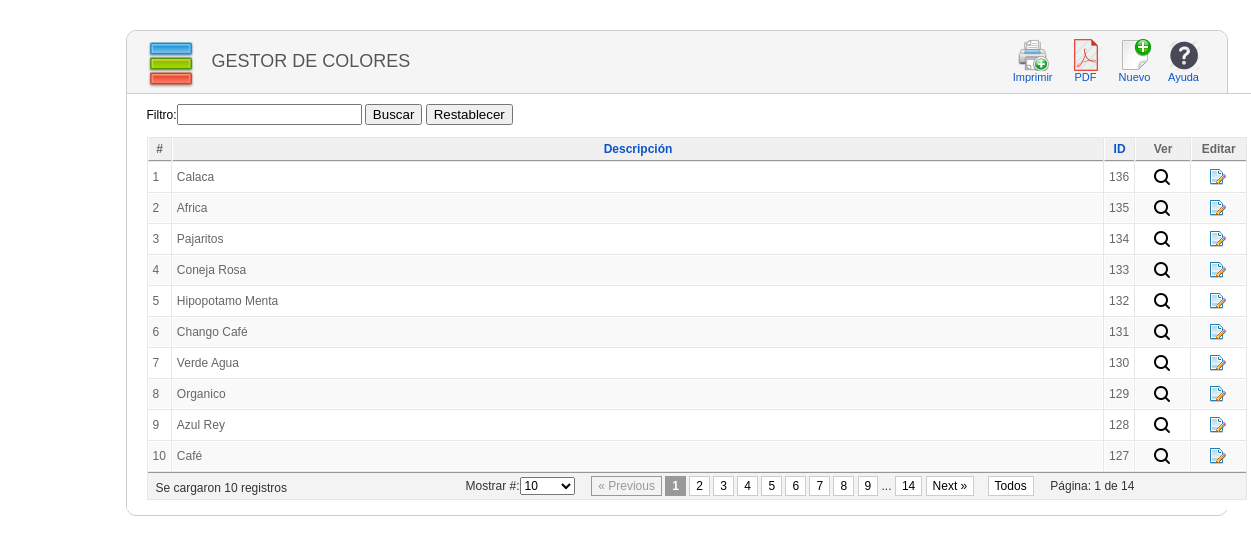
The page /color/index.php (signed in) on the database its author committed.
### tables this page shows
CREATE TABLE `color` (
  `IdColor` int(11) NOT NULL,
  `Descripcion` varchar(100) NOT NULL
);

### clases/clsColor.php (called while the page is built, shortened)
<?php
include_once("clsConexion.php");
class clsColor{
function consultarTotalColors(){
   $con = new clsConexion;
   if($con->conectarse()==true){
     $query = "CALL SP_S_ColorCantidadTotal()";
	 $result = @mysql_query($query);
	 if (!$result)
	   return false;
	 else
	   return $result;
   }
 }
 function consultarColorPorParametro($criterio,$busqueda,$limite){
   $con = new clsConexion;
   if($con->conectarse()==true){
     $query = "CALL SP_S_ColorPorParametro('$criterio','$busqueda','$limite')";
	 $result = @mysql_query($query);
	 if (!$result)
	   return false .mysql_error();
	 else
	   return $result;
   }
 }
}
?>

### clases/clsConexion.php (called while the page is built, shortened)
<?php
class clsConexion{
	 function conectarse() {
		   return true;
	 }
}
?>

### color/index.php (the view, shortened to what this page needs)
<html>
<head>
<link href="../css/general.css" rel="stylesheet" type="text/css">
<link href="../css/Imagenes.css" rel="stylesheet" type="text/css">
<link href="../css/paginator.css" rel="stylesheet" type="text/css">
</head>
<body>
<?php
    if(isset($_SESSION["usuario"])){
?>
<div class="wrapper">
<div class="block">
    <div class="block_head">
    	<div class="imagen_head"><img src="../img/Iconfinder/category.png" width="48" height="48"></div>
    	<div class="titulo_head">Gestor de Colores</div>
        <div class="toolbar" id="toolbar">
            <table class="toolbar">
            	<tbody>
                	<tr>
                    <td>
                      <button type="submit" class="button" onClick="enviarPrinter();">
                   <span class="Imprimir" title="Imprimir">
                        </span>
                        Imprimir
          			</button>
                    </td>
                    <td>
<button type="submit" class="button" onClick="enviarPDF();">
                   <span style="background-image:url(../img/Iconfinder/PDF2.png);" title="Convertir a PDF">
                        </span>
                        PDF
          			</button>
                    </td>
                    <td>
                        <a href="registrar_color.php" class="toolbar">
                        <span class="NuevoOtros" title="Nuevo">
                        </span>
                        Nuevo
                        </a>
                    </td>
                    <td>
                        <a href="#" class="toolbar">
                        <span class="Ayuda" title="Ayuda">
                        </span>
                        Ayuda
                        </a>
                    </td>
                    </tr>
            	</tbody>
            </table>
        </div>
    </div>
    <div class="block_content">
<?php
include_once("../clases/clsColor.php");
include_once("../lib/paginator/paginator.class.php");
$objcolor=new clsColor;
$result_tot=$objcolor->consultarTotalColors();
$num_rows = mysql_fetch_row($result_tot);
$pages = new Paginator;
$pages->items_total = $num_rows[0];
$pages->mid_range = 9;
$pages->paginate();
$result=$objcolor->consultarColorPorParametro($criterio,$busqueda,$pages->limit);
?>
<form name="datos" action="index.php" method="post">
Filtro:<input type="text" name="txtDato">
<input name="buscar_dato" type="submit" value="Buscar">
<input name="restablecer" type="submit" value="Restablecer">
</form>
<table class="adminlist" cellspacing="1">
<thead>
<tr>
	<th>#</th>
	<th><a href="#">Descripción</a></th>
	<th><a href="#">ID</a></th>
    <th>Ver</th>
	<th>Editar</th>
</tr>
</thead>
<tbody class="adminlist">
<?php
$c=0;
$i=0;
while($row=mysql_fetch_array($result)){
	$i=$i+1;
	if ($c==1){
	echo "<tr class='row1'>";
		$c=2;
	}else{
	    	echo "<tr class='row0'>";
		$c=1;
	}
	echo "<td width='10'>".$i."</td>";
	echo "<td>".$row['Descripcion']."</td>";
	echo "<td width='1%' align='center'>".$row['IdColor']."</td>";
	echo "<td width='5%' align='center'><a href=detalle_color.php?idcolor=".$row["IdColor"]." title='Ver Detalle'><img src='../img/Iconfinder/search-16.png'></td>";
    echo "<td width='5%' align='center'><a href=editar_color.php?idcolor=".$row["IdColor"]." title='Editar'><img src='../img/Iconfinder/page_edit.png'></td>";
	echo "</tr>";
}
?>
</tbody>
		<tfoot>
			<tr>
				<td colspan="13">
                <div align="left" style="float:left; width:310px; padding:4px 0px 0px 4px;"><?php echo "Se cargaron ".$i." registros" ?></div>
                <div align="left">                <?php
echo $pages->display_items_per_page()."&nbsp;&nbsp;&nbsp;&nbsp;".$pages->display_pages()."&nbsp;&nbsp;&nbsp;&nbsp;Página: ".$pages->current_page." de ".$pages->num_pages;
?></div>
                </td>
			</tr>
		</tfoot>
</table>
    </div>
</div>
</div>
   <?php
    } else {
        header("Location:../index.php");
    }
?>
</body>
</html>

### css/general.css (style rules this page uses)
body { margin: 10px; padding: 0; background-image: url(../img/fondo.png); background-repeat: repeat; padding-bottom: 1px; font-size: 11px; }
body, td, th { font-family: Arial, Helvetica, sans-serif; font-size:12px; }
a:link { color: #0B55C4; text-decoration: none; }
table.adminlist { width: 100%; border-spacing: 1px; background-color: #e7e7e7; color: #666; font-size:12px; }
table.adminlist td, table.adminlist th { padding: 4px; }
table.adminlist thead th { text-align: center; background: #f0f0f0; color: #666; border-bottom: 1px solid #999; border-left: 1px solid #fff; }
table.adminlist tbody tr { background-color: #fff; text-align: left; }
table.adminlist tbody tr.row1 { background: #f9f9f9; border-top: 1px solid #fff; }
table.adminlist tbody tr td { height: 30px; background: #fff; border: 1px solid #fff; }
table.adminlist tbody tr.row1 td { background: #f9f9f9; border-top: 1px solid #FFF; }
table.adminlist tfoot tr { text-align: center; color: #333; }
table.adminlist tfoot td, table.adminlist tfoot th { background-color: #f3f3f3; border-top: 1px solid #999; text-align: center; }
.block { width:1100px; padding-bottom: 5px; margin-bottom: 25px; clear: both; border-radius: 10px; background-color:#fff; border: solid 1px #CCCCCC; }
.wrapper { width:1000px; margin:0 auto; padding-top: 20px; }
.block .block_content { overflow: hidden; background: #fff; width:1100px; border-top: 1px solid #CECECE; padding: 10px 20px 10px; }
.block .block_head { height:62px; background-color:#F5F5F5; -moz-border-radius: 10px 10px 0px 0px; -o-border-radius: 10px 10px 0px 0px; -webkit-border-radius: 10px 10px 0px 0px; -ms-border-radius: 10px 10px 0px 0px; overflow:visible; }
.block .titulo_head { height:25px; width:auto; float:left; font-family: "Titillium999", "Trebuchet MS", Arial, sans-serif; font-size: 18px; font-weight: normal; text-transform: uppercase; color: #555; text-shadow: 1px 1px 0 #fff; margin-left: 15px; padding-top:20px; }
.block .imagen_head { height:25px; width:50; float:left; margin-left: 20px; padding-top:10px; }
div.toolbar { float: right; text-align: right; padding: 0; margin-right: 20px; margin-top:5px; }
table.toolbar { border-collapse: collapse; padding: 0; margin: 0; }
table.toolbar td { padding: 1px 1px 1px 4px; text-align: center; color: #666; height: 48px; }
table.toolbar span { float: none; width: 32px; height: 32px; margin: 0 auto; display: block; }
table.toolbar a { display: block; float: left; background:#F5F5F5; white-space: nowrap; border: 1px solid #F5F5F5; padding: 1px 5px; cursor: pointer; font-size:11px; }
.button { display: block; float: left; white-space: nowrap; border: 1px solid #F5F5F5; padding: 1px 5px; cursor: pointer; font-family: Arial, Helvetica, sans-serif; font-size:11px; color: #0B55C4; text-align:center center; background:#F5F5F5; }

### css/Imagenes.css (style rules this page uses)
.Ayuda { background-image:url(../img/Iconfinder/help.png); }
.Imprimir { background-image:url(../img/Iconfinder/print-add2.png); }
.NuevoOtros { background-image:url(../img/Iconfinder/document-new.png); }

### rows shown on the page
color: Descripcion "Calaca", IdColor "136"
color: Descripcion "Africa", IdColor "135"
color: Descripcion "Pajaritos", IdColor "134"
color: Descripcion "Coneja Rosa", IdColor "133"
color: Descripcion "Hipopotamo Menta", IdColor "132"
color: Descripcion "Chango Café", IdColor "131"
color: Descripcion "Verde Agua", IdColor "130"
color: Descripcion "Organico", IdColor "129"
color: Descripcion "Azul Rey", IdColor "128"
color: Descripcion "Café", IdColor "127"

### other values the page prints
$i "10"
$pages->display_pages() "..."
$pages->current_page "1"
$pages->num_pages "14"
form field value "10"
